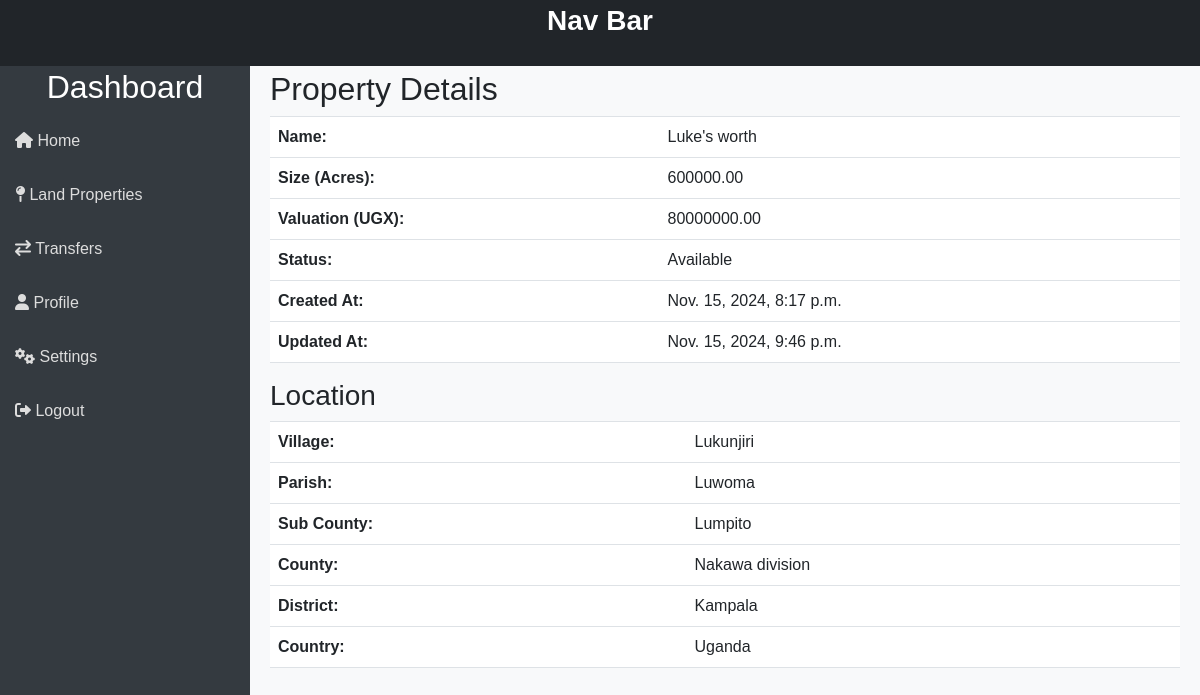
Before: /properties/properties/2/view/ with the older database file.
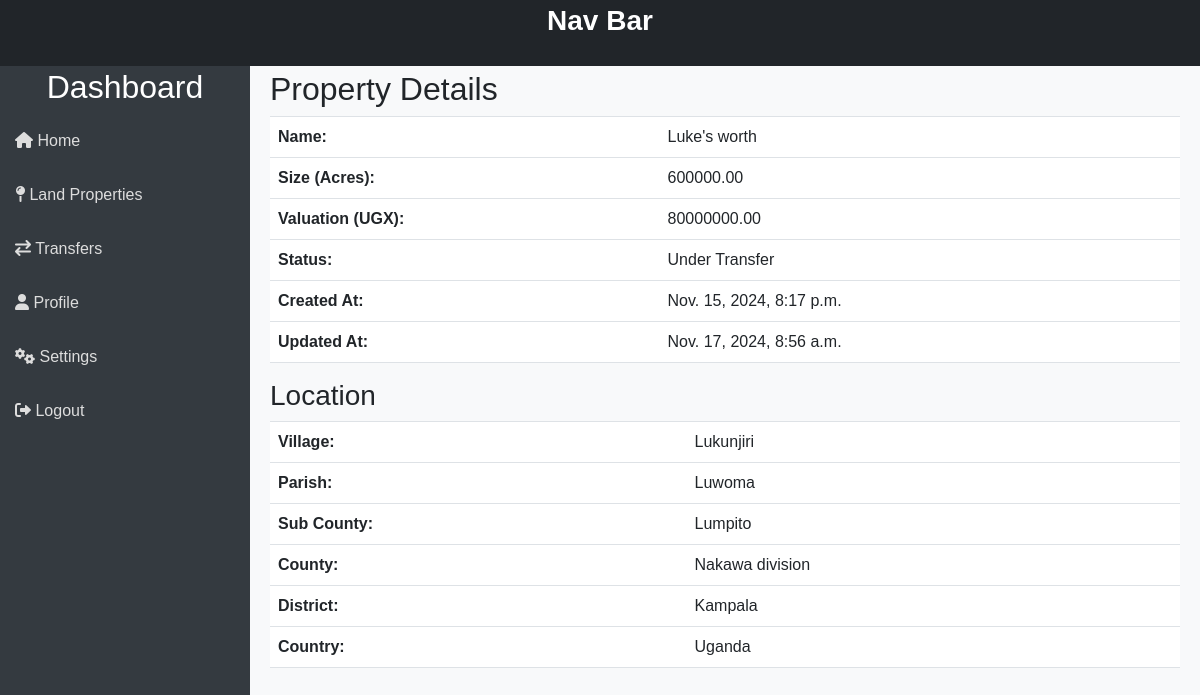
After: the same page with the newer database file.
### properties/models.py (models this page shows, shortened)
class LandProperty(models.Model):
    name = models.CharField(max_length=255)
    PID = models.CharField(max_length=255, null=True)
    owner = models.ForeignKey(User, on_delete=models.CASCADE, related_name='properties')
    location = models.OneToOneField(Location, on_delete=models.SET_NULL, null=True)
    size = models.DecimalField(max_digits=10, decimal_places=2) # Area In Acres
    valuation = models.DecimalField(max_digits=15, decimal_places=2)
    status = models.IntegerField(default=1) # 0 Deleted, 1 Available, 2 Under Transfer
    added_by = models.ForeignKey(User, on_delete=models.CASCADE, related_name='added_properties')
    created_at = models.DateTimeField(auto_now_add=True)
    updated_at = models.DateTimeField(auto_now=True)

class Location(models.Model):
    village = models.CharField(max_length=255)
    parish = models.CharField(max_length=255)
    sub_county = models.CharField(max_length=255)
    county = models.CharField(max_length=255)
    district = models.CharField(max_length=255)
    country = models.CharField(max_length=255)
    status = models.IntegerField(default=1) # 0 Deleted, 1 Active
    created_at = models.DateTimeField(auto_now_add=True)
    updated_at = models.DateTimeField(auto_now=True)

### properties/views.py (the view)
# urls.py: path('properties/<int:property_id>/view/', views.view_property, name='view_property'),
def view_property(request, property_id):
    property = get_object_or_404(LandProperty, id=property_id)
    return render(request, 'properties/view_property.html', {'property': property})

### properties/templates/properties/view_property.html
{% extends "templates/index.html" %}
{% block content %}
    <div class="main-content">
        <h2>Property Details</h2>
        <table class="table">
            <tr><th>Name:</th><td>{{ property.name }}</td></tr>
            <tr><th>Size (Acres):</th><td>{{ property.size }}</td></tr>
            <tr><th>Valuation (UGX):</th><td>{{ property.valuation }}</td></tr>
            <tr><th>Status:</th>
                <td>
                    {% if property.status == 1 %}
                        Available
                    {% elif property.status == 2 %}
                        Under Transfer
                    {% else %}
                        Unknown Status
                    {% endif %}
                </td>
            </tr>
            <tr><th>Created At:</th><td>{{ property.created_at }}</td></tr>
            <tr><th>Updated At:</th><td>{{ property.updated_at }}</td></tr>
        </table>
        <h3>Location</h3>
        <table class="table">
            <tr><th>Village:</th>
                <td>
                    {% if property.location %}
                        {{ property.location.village }}
                    {% else %}
                        Not available
                    {% endif %}
                </td>
            </tr>
            <tr><th>Parish:</th>
                <td>
                    {% if property.location %}
                        {{ property.location.parish }}
                    {% else %}
                        Not available
                    {% endif %}
                </td>
            </tr>
            <tr><th>Sub County:</th>
                <td>
                    {% if property.location %}
                        {{ property.location.sub_county }}
                    {% else %}
                        Not available
                    {% endif %}
                </td>
            </tr>
            <tr><th>County:</th>
                <td>
                    {% if property.location %}
                        {{ property.location.county }}
                    {% else %}
                        Not available
                    {% endif %}
                </td>
            </tr>
            <tr><th>District:</th>
                <td>
                    {% if property.location %}
                        {{ property.location.district }}
                    {% else %}
                        Not available
                    {% endif %}
                </td>
            </tr>
            <tr><th>Country:</th>
                <td>
                    {% if property.location %}
                        {{ property.location.country }}
                    {% else %}
                        Not available
                    {% endif %}
                </td>
            </tr>
        </table>
    </div>
{% endblock %}

Changed rows visible on the page:
changed LandProperty "Luke's worth": updated_at "Nov. 15, 2024, 9:46 p.m." → "Nov. 17, 2024, 8:56 a.m."
Other visible differences:
text no longer shown: "Available"
text now shown: "Under Transfer"
